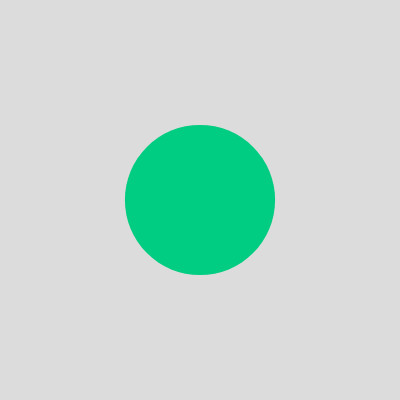
Frame 1 (no input)
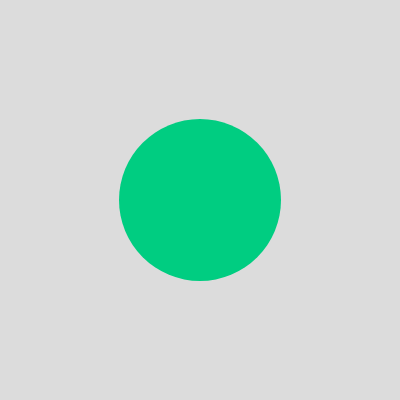
Frame 60 (no input)
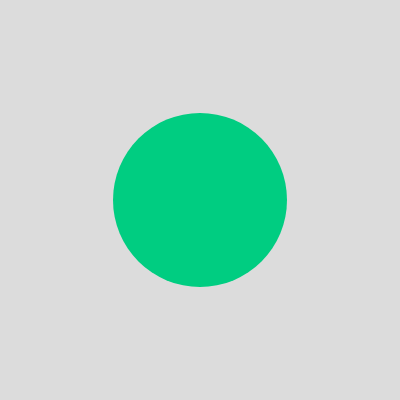
Frame 120 (the mouse pressed at the canvas centre since frame 60)

The p5.js sketch that drew these frames (run headless with seeded random() and noise() and a simulated clock; from frame 60 on, the mouse is pressed at the canvas centre):

// p5.js sketch
// ── sketch.js
let x = 200;
let y = 200;
let diameter = 150;

function setup() {
  createCanvas(400, 400);
}

function draw() {
  diameter += 0.2;

  background(220);
  noStroke();
  fill(0, 205, 129);
  circle(x, y, diameter);
}
